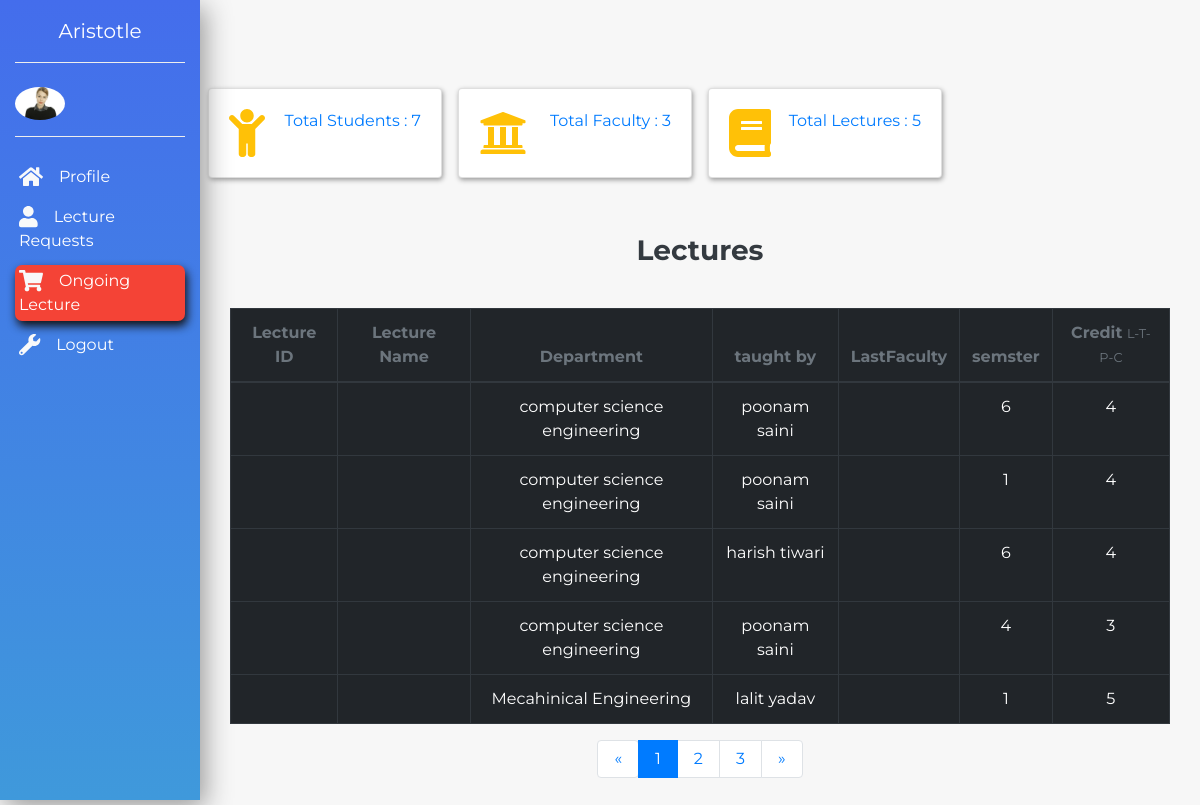
/academic/vc/lecture/view, run on an earlier commit of the app's database.
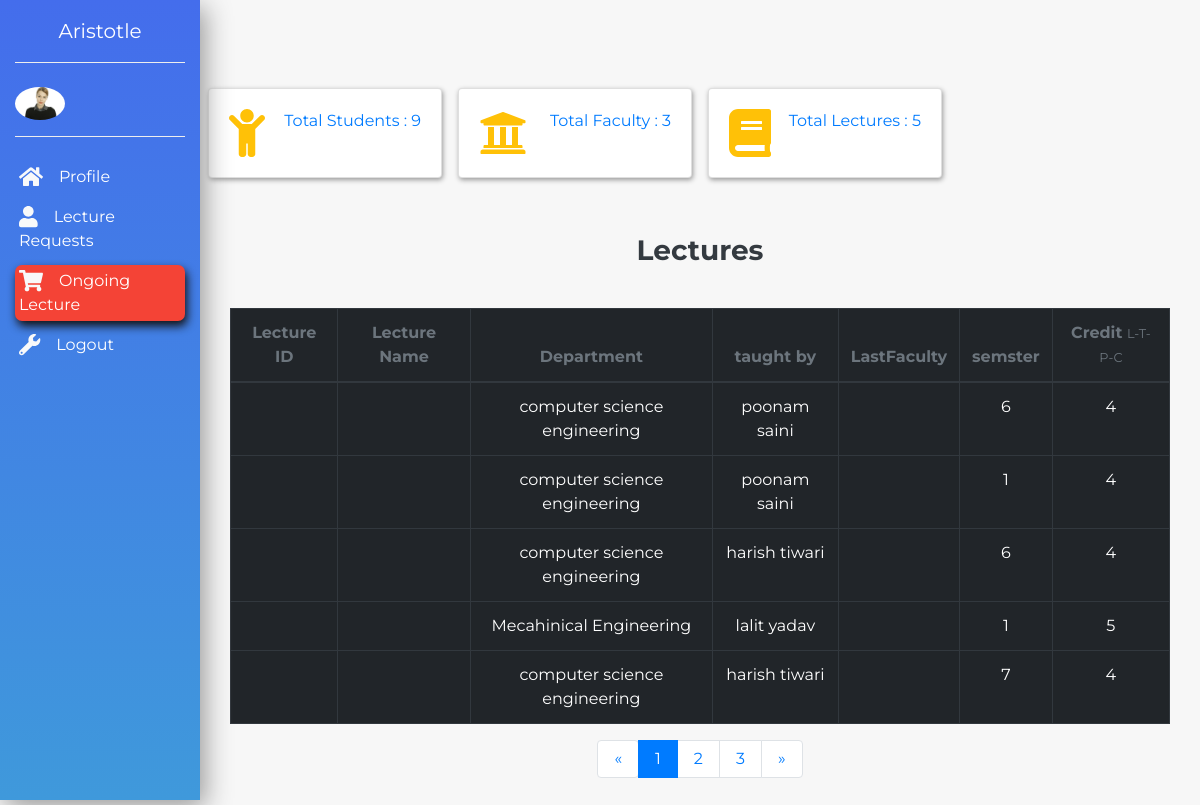
And on a later commit of the database.
### academics/models.py (models this page shows, shortened)
class subjects(models.Model):
    id = models.AutoField(primary_key=True)
    subjectCode = models.CharField(max_length=10)
    subjectName = models.CharField(max_length=50)
    LessonPlan = models.FileField(upload_to='media')
    Semester = models.IntegerField()
    TaughtBy = models.ForeignKey('faculty' , on_delete=models.CASCADE,blank=True)
    Credit = models.CharField(max_length=10)
    Department = models.ForeignKey('Department', on_delete=models.CASCADE)

class Department(models.Model):
    id = models.AutoField(primary_key=True)
    DepartmentID = models.CharField(max_length=10)
    DepartmentName = models.CharField(max_length=100)
    HeadOfDepartment = models.ForeignKey('employee',on_delete=models.CASCADE)
    SpecializedCourse = models.BooleanField()
    StartDate = models.DateField()
    School = models.ForeignKey('school',on_delete=models.CASCADE)
    Status = models.BooleanField()

class faculty(models.Model):
    id = models.AutoField(primary_key=True)
    FacultyID = models.ForeignKey('employee',on_delete=models.CASCADE)
    Department = models.ForeignKey('Department',on_delete=models.CASCADE)
    def __str__(self):
        return self.FacultyID.Name

class employee(models.Model):
    id = models.AutoField(primary_key=True)
    employeeID = models.CharField(max_length=10)
    personalEmail = models.EmailField()
    universityEmail = models.EmailField(blank=True)
    Name = models.CharField(max_length=20)
    Dob = models.DateField()
    Doj = models.DateField()

### academics/views.py (the view)
# urls.py: path('vc/lecture/view',views.lectureView),
def lectureView(request):
    department = Department.objects.all().count
    students = stud_details.objects.all().count
    faculti = faculty.objects.all().count
    lecture = subjects.objects.all()
    context ={
            'department':department,
            'students' : students,
            'faculty' :faculti,
            'lectures' : lecture,
            'lecture_count' : lecture.count()
    }
    return render(request,'vc/lectures.html',context)

### templates/vc/lectures.html (shortened to what this page needs)
{% load static %}
<!doctype html>
<html lang="en">
  <head>
    <link rel="stylesheet" href="https://stackpath.bootstrapcdn.com/bootstrap/4.1.1/css/bootstrap.min.css">
    <link rel="stylesheet" href="{% static 'css/style_dash.css' %}">
  </head>
  <body>
   <nav class="navbar navbar-expand-lg navbar-light">
      <div class="collapse navbar-collapse" id="navbarSupportedContent">
        <div class="container-fluid">
          <div class="row">
            <div class="col-xl-2 col-lg-3 col-md-4 sidebar fixed-top">
              <a href="/" class="navbar-brand text-white d-block mx-auto text-center py-3 mb-4 bottom-border">Aristotle</a>
              <div class="bottom-border pb-3">
                <img src="images/admin.jpeg" width="50" class="rounded-circle mr-3">
              </div>
              <ul class="navbar-nav flex-column mt-4">
              <li class="nav-item"><a href="/academic/home" class="nav-link text-white p-1 mb-2 sidebar-link"><i class="fas fa-home text-light fa-lg mr-3"></i>Profile</a></li>
                <li class="nav-item"><a href="lectureRequest" class="nav-link text-white p-1 mb-2 sidebar-link"><i class="fas fa-user text-light fa-lg mr-3"></i>Lecture Requests</a></li>
                 <li class="nav-item"><a href="lecture/view" class="nav-link text-white p-1 mb-2 current"><i class="fas fa-shopping-cart text-light fa-lg mr-3"></i>Ongoing Lecture</a></li>
                <li class="nav-item"><a href="/accounts/logout" class="nav-link text-white p-1 mb-2 sidebar-link"><i class="fas fa-wrench text-light fa-lg mr-3"></i>Logout<a></li>
              </ul>
            </div>
          </div>
        </div>
      </div>
    </nav>
    <section>
      <div class="container-fluid">
        <div class="row">
          <div class="col-xl-10 col-lg-9 col-md-8 ml-auto">
            <div class="row pt-md-5 mt-md-3 mb-5">
              <div class="col-xl-3 col-sm-6 p-2">
                <div class="card card-common">
                  <div class="card-body">
                    <div class="d-flex justify-content-between">
                      <i class="fas fa-child fa-3x text-warning"></i>
                      <div class="text-primary">
                        <p>
                        Total Students : {{students}}
                      </div>
                    </div>
                  </div>
                </div>
              </div>
              <div class="col-xl-3 col-sm-6 p-2">
                <div class="card card-common">
                  <div class="card-body">
                    <div class="d-flex justify-content-between">
                      <i class="fas fa-university fa-3x text-warning"></i>
                      <div class="text-primary">
                        <p>
                        Total Faculty : {{faculty}}
                      </div>
                    </div>
                  </div>
                </div>
              </div>
              <div class="col-xl-3 col-sm-6 p-2">
                <div class="card card-common">
                  <div class="card-body">
                    <div class="d-flex justify-content-between">
                      <i class="fas fa-book fa-3x text-warning"></i>
                      <div class="text-primary">
                        <p>
                        Total Lectures : {{lecture_count}}
                      </div>
                    </div>
                  </div>
                </div>
              </div>
          </div>
        </div>
      </div>
    </section>
    {% if lectures %}
    <section>
      <div class="container-fluid">
        <div class="row mb-5">
          <div class="col-xl-10 col-lg-9 col-md-8 ml-auto">
            <div class="row align-items-center">
                <div class="container">
              <div class="col-xl-12 col-lg-12 mb-4 mb-xl-0">
                <h3 class="text-dark text-center mb-3"><b>Lectures </b></h3>
                <br><table class="table table-bordered table-dark table-responsive text-center">
                    <thead>
                      <tr class="text-muted">
                        <th scope="col">Lecture ID</th>
                        <th colspan="2" scope="col">Lecture Name</th>
                        <th scope="col">Department</th>
                        <th scope="col">taught by</th>
                        <th scope="col">LastFaculty</th>
                        <th scope="col">semster</th>
                        <th scope="col">Credit <small>L-T-P-C</small></th>
                      </tr>
                    </thead>
                    <tbody>
                    {% for out in lectures %}
                      <tr scope="row">
                        <td>{{ out.LectureID}}</td>
                        <td colspan="2">{{ out.LectureName }}</td>
                        <td>{{ out.Department.DepartmentName }}</td>
                        <td>{{ out.TaughtBy }}</td>
                        <td>{{ out.LastTaughtBy }}</td>
                        <td>{{ out.Semester}}</td>
                        <td>{{ out.Credit}}</td>
                      </tr>
                     {% endfor %}
                    </tbody>
                  </table>
                <nav>
                    <ul class="pagination justify-content-center">
                      <li class="page-item">
                        <a href="#" class="page-link py-2 px-3">
                          <span>&laquo;</span>
                        </a>
                      </li>
                      <li class="page-item active">
                        <a href="#" class="page-link py-2 px-3">
                          1
                        </a>
                      </li>
                      <li class="page-item">
                        <a href="#" class="page-link py-2 px-3">
                          2
                        </a>
                      </li>
                      <li class="page-item">
                        <a href="#" class="page-link py-2 px-3">
                          3
                        </a>
                      </li>
                      <li class="page-item">
                        <a href="#" class="page-link py-2 px-3">
                          <span>&raquo;</span>
                        </a>
                      </li>
                    </ul>
                  </nav>
                </div>
              </div>
              </div>
            </div>
          </div>
        </div>
      </section>
      {% endif %}
  </body>
</html>

### static/css/style_dash.css (style rules this page uses)
body { font-family: 'Montserrat', sans-serif; background-color: rgb(247, 247, 247); }
.sidebar { height: 100vh; background: linear-gradient(180deg, #446DEC, #3F99DB); background-position: center; background-repeat: no-repeat; background-size: cover; box-shadow: 5px 7px 25px #999; }
.bottom-border { border-bottom: 1px groove #eee; }
.sidebar-link { transition: all .4s; }
.current { background-color: #f44336; border-radius: 7px; box-shadow: 2px 5px 10px #111; transition: all .3s; }
.card-common { box-shadow: 1px 2px 5px #999; transition: all .4s; }

What changed in the data, as far as the page shows it:
removed subjects: Department.DepartmentName "computer science engineering", TaughtBy "poonam saini", Semester "4", Credit "3"
added subjects: Department.DepartmentName "computer science engineering", TaughtBy "harish tiwari", Semester "7", Credit "4"
Also different on the page:
{{ students }}: "7" → "9"
